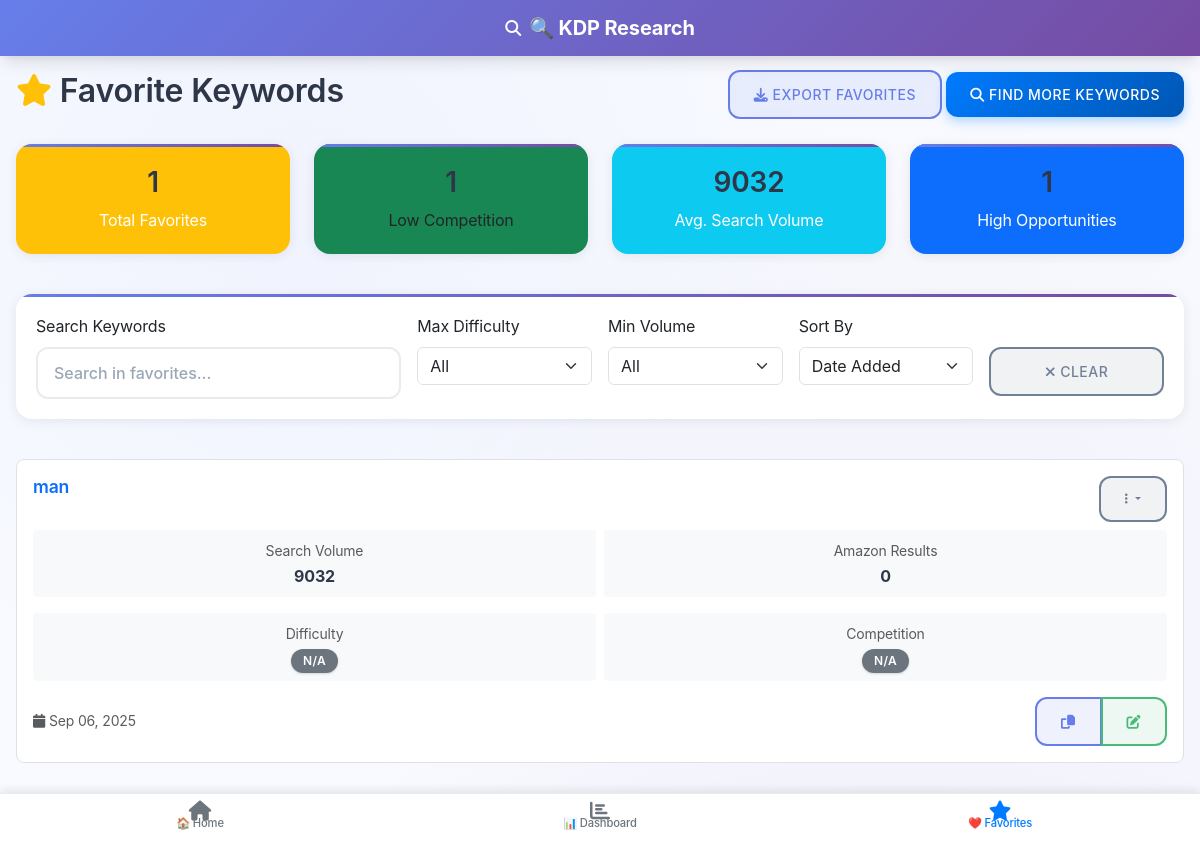
Before: /favorites with the older database file.
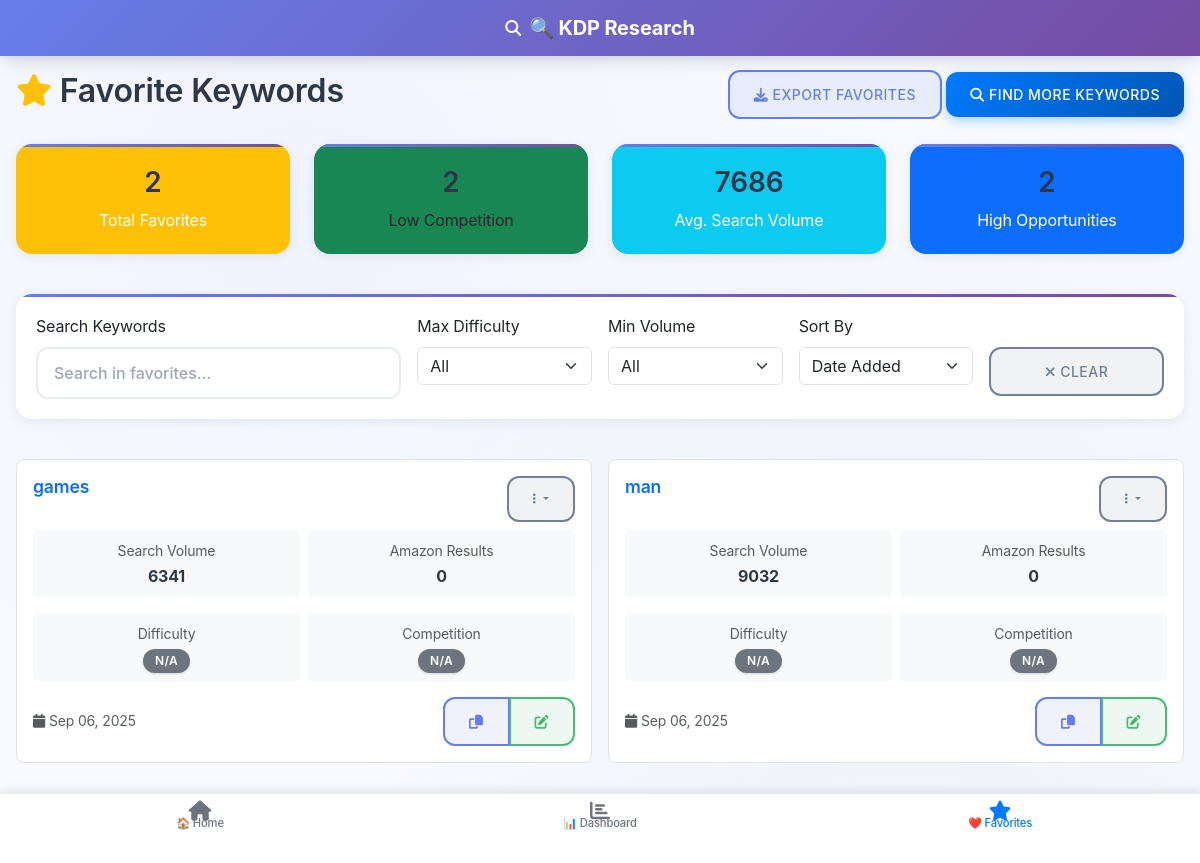
After: the same page with the newer database file.
### models.py (models this page shows)
class Favorite(db.Model):
    id = db.Column(db.Integer, primary_key=True)
    keyword = db.Column(db.String(500), nullable=False)
    search_volume = db.Column(db.Integer, default=0)
    competition_score = db.Column(db.Float, default=0.0)
    difficulty_score = db.Column(db.Float, default=0.0)
    amazon_results = db.Column(db.Integer, default=0)
    created_at = db.Column(db.DateTime, default=datetime.utcnow)
    notes = db.Column(db.Text)

### routes.py (the view)
@app.route('/favorites')
def favorites():
    favorites_list = Favorite.query.order_by(Favorite.created_at.desc()).all()
    return render_template('favorites.html', favorites=favorites_list)

### app.py (called while the page is built, shortened)
@app.template_filter('abbreviate_number')
def abbreviate_number_filter(value):
    if not value:
        return '0'

### routes.py (called while the page is built, shortened)
@app.template_global('get_difficulty_color')
def get_difficulty_color(score):
    if not score:
        return 'secondary'

@app.template_global('get_competition_color')
def get_competition_color(score):
    if not score:
        return 'secondary'

### templates/favorites.html (shortened to what this page needs)
{% extends "base.html" %}
{% block content %}
<div class="row">
    <div class="col-12">
        <div class="d-flex justify-content-between align-items-center mb-4">
            <h2>
                <i class="fas fa-star text-warning"></i>
                Favorite Keywords
            </h2>
            <div>
                <button class="btn btn-outline-primary" onclick="exportFavorites()">
                    <i class="fas fa-download"></i> Export Favorites
                </button>
                <a href="{{ url_for('index') }}" class="btn btn-primary">
                    <i class="fas fa-search"></i> Find More Keywords
                </a>
            </div>
        </div>
    </div>
</div>
<div class="row mb-4">
    <div class="col-md-3">
        <div class="card bg-warning text-white text-center">
            <div class="card-body">
                <h3>{{ favorites|length }}</h3>
                <p class="mb-0">Total Favorites</p>
            </div>
        </div>
    </div>
    <div class="col-md-3">
        <div class="card bg-success text-center">
            <div class="card-body">
                <h3>{{ favorites|selectattr('difficulty_score', 'lt', 50)|list|length }}</h3>
                <p class="mb-0">Low Competition</p>
            </div>
        </div>
    </div>
    <div class="col-md-3">
        <div class="card bg-info text-white text-center">
            <div class="card-body">
                <h3>{{ (favorites|sum(attribute='search_volume') / favorites|length)|round|int if favorites else 0 }}</h3>
                <p class="mb-0">Avg. Search Volume</p>
            </div>
        </div>
    </div>
    <div class="col-md-3">
        <div class="card bg-primary text-white text-center">
            <div class="card-body">
                <h3>{{ favorites|selectattr('difficulty_score', 'lt', 40)|selectattr('search_volume', 'gt', 100)|list|length }}</h3>
                <p class="mb-0">High Opportunities</p>
            </div>
        </div>
    </div>
</div>
<div class="row mb-4">
    <div class="col-12">
        <div class="card">
            <div class="card-body">
                <div class="row g-3">
                    <div class="col-md-4">
                        <label for="searchFilter" class="form-label">Search Keywords</label>
                        <input type="text" class="form-control" id="searchFilter" placeholder="Search in favorites...">
                    </div>
                    <div class="col-md-2">
                        <label for="difficultyFilter" class="form-label">Max Difficulty</label>
                        <select class="form-select" id="difficultyFilter">
                            <option value="">All</option>
                        </select>
                    </div>
                    <div class="col-md-2">
                        <label for="volumeFilter" class="form-label">Min Volume</label>
                        <select class="form-select" id="volumeFilter">
                            <option value="">All</option>
                        </select>
                    </div>
                    <div class="col-md-2">
                        <label for="sortBy" class="form-label">Sort By</label>
                        <select class="form-select" id="sortBy">
                            <option value="created_at">Date Added</option>
                        </select>
                    </div>
                    <div class="col-md-2">
                        <label class="form-label">&nbsp;</label>
                        <div class="d-grid">
                            <button class="btn btn-outline-secondary" onclick="clearFilters()">
                                <i class="fas fa-times"></i> Clear
                            </button>
                        </div>
                    </div>
                </div>
            </div>
        </div>
    </div>
</div>
<div class="row">
    <div class="col-12">
        {% if favorites %}
            <div id="favoritesGrid" class="favorites-grid">
                {% for favorite in favorites %}
                <div class="favorite-card" data-keyword="{{ favorite.keyword }}" data-difficulty="{{ favorite.difficulty_score }}" data-volume="{{ favorite.search_volume }}">
                    <div class="d-flex justify-content-between align-items-start mb-2">
                        <h6 class="keyword-title mb-0">{{ favorite.keyword }}</h6>
                        <div class="dropdown">
                            <button class="btn btn-sm btn-outline-secondary dropdown-toggle" type="button" data-bs-toggle="dropdown">
                                <i class="fas fa-ellipsis-v"></i>
                            </button>
                        </div>
                    </div>
                    <div class="row g-2 mb-3">
                        <div class="col-6">
                            <div class="metric">
                                <small class="text-muted">Search Volume</small>
                                <div class="fw-bold">{{ favorite.search_volume or 0 }}</div>
                            </div>
                        </div>
                        <div class="col-6">
                            <div class="metric">
                                <small class="text-muted">Amazon Results</small>
                                <div class="fw-bold">{{ (favorite.amazon_results or 0)|abbreviate_number }}</div>
                            </div>
                        </div>
                    </div>
                    <div class="row g-2 mb-3">
                        <div class="col-6">
                            <div class="metric">
                                <small class="text-muted">Difficulty</small>
                                <div>
                                    <span class="badge bg-{{ get_difficulty_color(favorite.difficulty_score) }}">
                                        {{ favorite.difficulty_score|round(1) if favorite.difficulty_score else 'N/A' }}
                                    </span>
                                </div>
                            </div>
                        </div>
                        <div class="col-6">
                            <div class="metric">
                                <small class="text-muted">Competition</small>
                                <div>
                                    <span class="badge bg-{{ get_competition_color(favorite.competition_score) }}">
                                        {{ favorite.competition_score|round(1) if favorite.competition_score else 'N/A' }}
                                    </span>
                                </div>
                            </div>
                        </div>
                    </div>
                    <div class="d-flex justify-content-between align-items-center">
                        <small class="text-muted">
                            <i class="fas fa-calendar"></i>
                            {{ favorite.created_at.strftime('%b %d, %Y') }}
                        </small>
                        <div class="btn-group btn-group-sm">
                            <button class="btn btn-outline-primary" onclick="copyKeyword('{{ favorite.keyword }}')">
                                <i class="fas fa-copy"></i>
                            </button>
                            <button class="btn btn-outline-success" onclick="addNotes('{{ favorite.keyword }}')">
                                <i class="fas fa-edit"></i>
                            </button>
                        </div>
                    </div>
                </div>
                {% endfor %}
            </div>
        {% endif %}
    </div>
</div>
{% endblock %}

### templates/base.html (shortened to what this page needs)
<!DOCTYPE html>
<html lang="en" data-bs-theme="light">
<head>
    <link href="https://cdn.jsdelivr.net/npm/bootstrap@5.3.2/dist/css/bootstrap.min.css" rel="stylesheet">
    <link href="https://cdnjs.cloudflare.com/ajax/libs/font-awesome/6.4.0/css/all.min.css" rel="stylesheet">
    <link href="{{ url_for('static', filename='css/styles.css') }}" rel="stylesheet">
</head>
<body>
    <header class="mobile-header bg-primary text-white fixed-top">
        <div class="container-fluid">
            <div class="d-flex align-items-center justify-content-center py-3">
                <i class="fas fa-search me-2"></i>
                <h1 class="h5 mb-0 fw-bold">🔍 KDP Research</h1>
            </div>
        </div>
    </header>
    <div class="header-spacer"></div>
    <main class="mobile-content">
        <div class="container-fluid px-3">
            {% block content %}{% endblock %}
        </div>
    </main>
    <nav class="mobile-bottom-nav fixed-bottom bg-white border-top">
        <div class="container-fluid">
            <div class="row text-center">
                <div class="col-4">
                    <a href="{{ url_for('index') }}" class="nav-link {% if request.endpoint == 'index' %}active{% endif %}">
                        <i class="fas fa-home fa-lg"></i>
                        <small class="d-block mt-1">🏠 Home</small>
                    </a>
                </div>
                <div class="col-4">
                    <a href="{{ url_for('dashboard') }}" class="nav-link {% if request.endpoint == 'dashboard' %}active{% endif %}">
                        <i class="fas fa-chart-bar fa-lg"></i>
                        <small class="d-block mt-1">📊 Dashboard</small>
                    </a>
                </div>
                <div class="col-4">
                    <a href="{{ url_for('favorites') }}" class="nav-link {% if request.endpoint == 'favorites' %}active{% endif %}">
                        <i class="fas fa-star fa-lg"></i>
                        <small class="d-block mt-1">❤️ Favorites</small>
                    </a>
                </div>
            </div>
        </div>
    </nav>
    <div class="mobile-nav-spacer"></div>
    <div id="toastContainer" class="toast-container position-fixed top-0 end-0 p-3" style="z-index: 1050;"></div>
</body>
</html>

### templates/favorites.html (style rules this page uses)
.favorite-card { transition: all 0.2s ease; border: 1px solid var(--bs-border-color); border-radius: 0.5rem; padding: 1rem; background-color: var(--bs-body-bg); }
.keyword-title { color: var(--bs-primary); font-weight: 600; }
.metric { text-align: center; padding: 0.5rem; background-color: var(--bs-light); border-radius: 0.25rem; }

Changed rows visible on the page:
added Favorite: keyword "games", search_volume "6341", amazon_results "0", difficulty_score "N/A", competition_score "N/A", created_at "Sep 06, 2025"
Other visible differences:
{{ favorites|length }}: "1" → "2"
{{ favorites|selectattr('difficulty_score', 'lt', 50)|list|length }}: "1" → "2"
text no longer shown: "9032 1"
text now shown: "7686 2"
